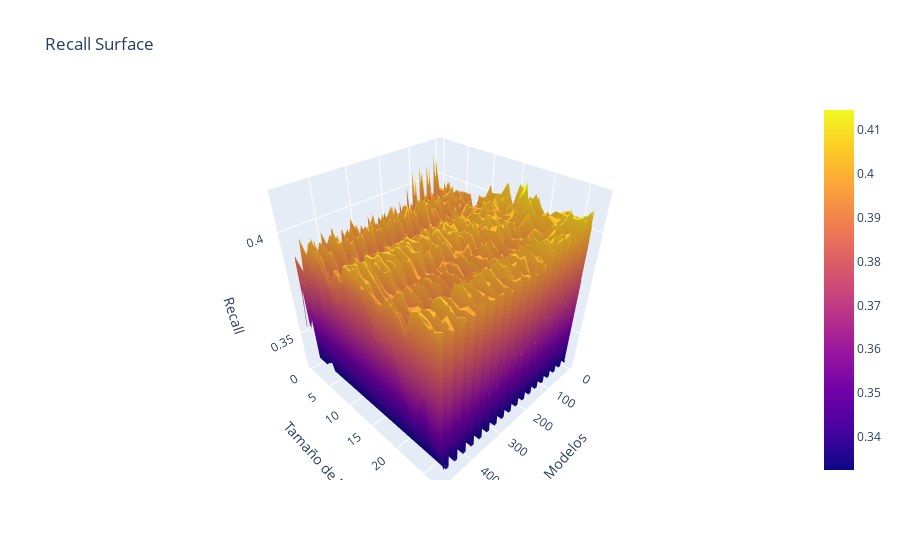

This figure's notebook cell:
### Code cell
fig3 = go.Figure(data=[go.Surface(z=n_est_mod_results['Recall'])])

fig3.update_layout(title='Recall Surface', autosize=True,
                   scene = dict(xaxis_title='Modelos',
                                yaxis_title='Tamaño de N',
                                zaxis_title='Recall'))

fig3.show()
fig3.write_html('Rec_Forest_Dim.html')

### Figure 1 — Plotly figure (JSON) as saved in the notebook; plotly's stock layout.template omitted (floating-point values rounded to 4 significant figures; data arrays with more than 128 entries replaced by an {"elided": "..."} marker saying what was removed)
{"data": [{"type": "surface", "z": {"elided": "28x486 float values"}}], "layout": {"autosize": true, "scene": {"xaxis": {"title": {"text": "Modelos"}}, "yaxis": {"title": {"text": "Tamaño de N"}}, "zaxis": {"title": {"text": "Recall"}}}, "title": {"text": "Recall Surface"}}}
